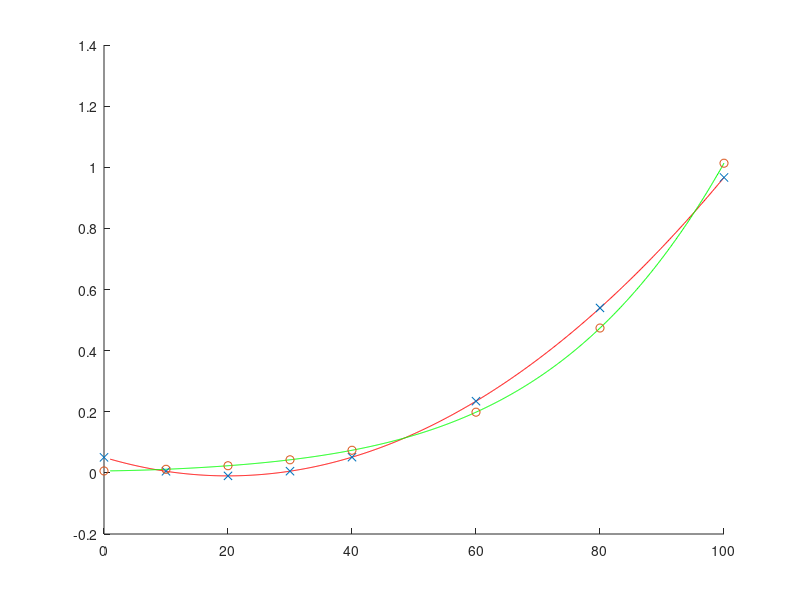

Here is the MATLAB script that generated this plot:
addpath(pwd)

nodes = [0 10 20 30 40 60 80 100];
values = [0.0061 0.0123 0.0234 0.0424 0.0738 0.1992 0.4736 1.0133];

p1 = polyfit(nodes, values, 2);
p2 = polyfit(nodes, values, 4);

approx1 = polyval(p1, 45)
error1 = abs(0.095848 - approx1)

approx2 = polyval(p2, 45)
error2 = abs(0.095848 - approx2)


plot(nodes, values, '*');
clf;
hold on;  

k = 1:0.1:100;
plot(k, polyval(p1, k), 'r');
plot(k, polyval(p2, k), 'g'); 
plot(nodes, polyval(p1, nodes), 'x');
plot(nodes, polyval(p2, nodes), 'o');
